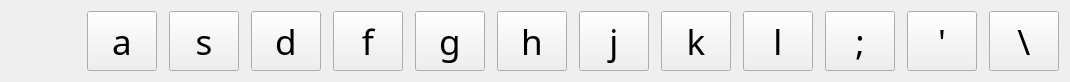
    <widget class="QWidget" name="layoutWidgetRow2">
      <property name="geometry">
        <rect>
          <x>10</x>
          <y>160</y>
          <width>1062</width>
          <height>62</height>
        </rect>
      </property>
      <property name="font">
        <font>
          <family>PT Sans</family>
          <pointsize>24</pointsize>
        </font>
      </property>
      <layout class="QHBoxLayout" name="hlRow2">
        <property name="spacing">
          <number>12</number>
        </property>
        <item>
          <spacer name="horizontalSpacer_4">
            <property name="font">
              <font>
                <family>PT Sans</family>
                <pointsize>24</pointsize>
              </font>
            </property>
            <property name="orientation">
              <enum>Qt::Horizontal</enum>
            </property>
            <property name="sizeType">
              <enum>QSizePolicy::Fixed</enum>
            </property>
            <property name="sizeHint" stdset="0">
              <size>
                <width>76</width>
                <height>20</height>
              </size>
            </property>
          </spacer>
        </item>
        <item>
          <widget class="QToolButton" name="KEY_A">
            <property name="sizePolicy">
              <sizepolicy hsizetype="MinimumExpanding" vsizetype="MinimumExpanding">
                <horstretch>0</horstretch>
                <verstretch>0</verstretch>
              </sizepolicy>
            </property>
            <property name="minimumSize">
              <size>
                <width>70</width>
                <height>60</height>
              </size>
            </property>
            <property name="maximumSize">
              <size>
                <width>70</width>
                <height>60</height>
              </size>
            </property>
            <property name="font">
              <font>
                <family>PT Sans</family>
                <pointsize>26</pointsize>
              </font>
            </property>
            <property name="focusPolicy">
              <enum>Qt::NoFocus</enum>
            </property>
            <property name="text">
              <string>a</string>
            </property>
          </widget>
        </item>
        <item>
          <widget class="QToolButton" name="KEY_S">
            <property name="sizePolicy">
              <sizepolicy hsizetype="MinimumExpanding" vsizetype="MinimumExpanding">
                <horstretch>0</horstretch>
                <verstretch>0</verstretch>
              </sizepolicy>
            </property>
            <property name="minimumSize">
              <size>
                <width>70</width>
                <height>60</height>
              </size>
            </property>
            <property name="maximumSize">
              <size>
                <width>70</width>
                <height>60</height>
              </size>
            </property>
            <property name="font">
              <font>
                <family>PT Sans</family>
                <pointsize>26</pointsize>
              </font>
            </property>
            <property name="focusPolicy">
              <enum>Qt::NoFocus</enum>
            </property>
            <property name="text">
              <string>s</string>
            </property>
          </widget>
        </item>
        <item>
          <widget class="QToolButton" name="KEY_D">
            <property name="sizePolicy">
              <sizepolicy hsizetype="MinimumExpanding" vsizetype="MinimumExpanding">
                <horstretch>0</horstretch>
                <verstretch>0</verstretch>
              </sizepolicy>
            </property>
            <property name="minimumSize">
              <size>
                <width>70</width>
                <height>60</height>
              </size>
            </property>
            <property name="maximumSize">
              <size>
                <width>70</width>
                <height>60</height>
              </size>
            </property>
            <property name="font">
              <font>
                <family>PT Sans</family>
                <pointsize>26</pointsize>
              </font>
            </property>
            <property name="focusPolicy">
              <enum>Qt::NoFocus</enum>
            </property>
            <property name="text">
              <string>d</string>
            </property>
          </widget>
        </item>
        <item>
          <widget class="QToolButton" name="KEY_F">
            <property name="sizePolicy">
              <sizepolicy hsizetype="MinimumExpanding" vsizetype="MinimumExpanding">
                <horstretch>0</horstretch>
                <verstretch>0</verstretch>
              </sizepolicy>
            </property>
            <property name="minimumSize">
              <size>
                <width>70</width>
                <height>60</height>
              </size>
            </property>
            <property name="maximumSize">
              <size>
                <width>70</width>
                <height>60</height>
              </size>
            </property>
            <property name="font">
              <font>
                <family>PT Sans</family>
                <pointsize>26</pointsize>
              </font>
            </property>
            <property name="focusPolicy">
              <enum>Qt::NoFocus</enum>
            </property>
            <property name="text">
              <string>f</string>
            </property>
          </widget>
        </item>
        <item>
          <widget class="QToolButton" name="KEY_G">
            <property name="sizePolicy">
              <sizepolicy hsizetype="MinimumExpanding" vsizetype="MinimumExpanding">
                <horstretch>0</horstretch>
                <verstretch>0</verstretch>
              </sizepolicy>
            </property>
            <property name="minimumSize">
              <size>
                <width>70</width>
                <height>60</height>
              </size>
            </property>
            <property name="maximumSize">
              <size>
                <width>70</width>
                <height>60</height>
              </size>
            </property>
            <property name="font">
              <font>
                <family>PT Sans</family>
                <pointsize>26</pointsize>
              </font>
            </property>
            <property name="focusPolicy">
              <enum>Qt::NoFocus</enum>
            </property>
            <property name="text">
              <string>g</string>
            </property>
          </widget>
        </item>
        <item>
          <widget class="QToolButton" name="KEY_H">
            <property name="sizePolicy">
              <sizepolicy hsizetype="MinimumExpanding" vsizetype="MinimumExpanding">
                <horstretch>0</horstretch>
                <verstretch>0</verstretch>
              </sizepolicy>
            </property>
            <property name="minimumSize">
              <size>
                <width>70</width>
                <height>60</height>
              </size>
            </property>
            <property name="maximumSize">
              <size>
                <width>70</width>
                <height>60</height>
              </size>
            </property>
            <property name="font">
              <font>
                <family>PT Sans</family>
                <pointsize>26</pointsize>
              </font>
            </property>
            <property name="focusPolicy">
              <enum>Qt::NoFocus</enum>
            </property>
            <property name="text">
              <string>h</string>
            </property>
          </widget>
        </item>
        <item>
          <widget class="QToolButton" name="KEY_J">
            <property name="sizePolicy">
              <sizepolicy hsizetype="MinimumExpanding" vsizetype="MinimumExpanding">
                <horstretch>0</horstretch>
                <verstretch>0</verstretch>
              </sizepolicy>
            </property>
            <property name="minimumSize">
              <size>
                <width>70</width>
                <height>60</height>
              </size>
            </property>
            <property name="maximumSize">
              <size>
                <width>70</width>
                <height>60</height>
              </size>
            </property>
            <property name="font">
              <font>
                <family>PT Sans</family>
                <pointsize>26</pointsize>
              </font>
            </property>
            <property name="focusPolicy">
              <enum>Qt::NoFocus</enum>
            </property>
            <property name="text">
              <string>j</string>
            </property>
          </widget>
        </item>
        <item>
          <widget class="QToolButton" name="KEY_K">
            <property name="sizePolicy">
              <sizepolicy hsizetype="MinimumExpanding" vsizetype="MinimumExpanding">
                <horstretch>0</horstretch>
                <verstretch>0</verstretch>
              </sizepolicy>
            </property>
            <property name="minimumSize">
              <size>
                <width>70</width>
                <height>60</height>
              </size>
            </property>
            <property name="maximumSize">
              <size>
                <width>70</width>
                <height>60</height>
              </size>
            </property>
            <property name="font">
              <font>
                <family>PT Sans</family>
                <pointsize>26</pointsize>
              </font>
            </property>
            <property name="focusPolicy">
              <enum>Qt::NoFocus</enum>
            </property>
            <property name="text">
              <string>k</string>
            </property>
          </widget>
        </item>
        <item>
          <widget class="QToolButton" name="KEY_L">
            <property name="sizePolicy">
              <sizepolicy hsizetype="MinimumExpanding" vsizetype="MinimumExpanding">
                <horstretch>0</horstretch>
                <verstretch>0</verstretch>
              </sizepolicy>
            </property>
            <property name="minimumSize">
              <size>
                <width>70</width>
                <height>60</height>
              </size>
            </property>
            <property name="maximumSize">
              <size>
                <width>70</width>
                <height>60</height>
              </size>
            </property>
            <property name="font">
              <font>
                <family>PT Sans</family>
                <pointsize>26</pointsize>
              </font>
            </property>
            <property name="focusPolicy">
              <enum>Qt::NoFocus</enum>
            </property>
            <property name="text">
              <string>l</string>
            </property>
          </widget>
        </item>
        <item>
          <widget class="QToolButton" name="KEY_SEMICOLON">
            <property name="sizePolicy">
              <sizepolicy hsizetype="Minimum" vsizetype="Minimum">
                <horstretch>0</horstretch>
                <verstretch>0</verstretch>
              </sizepolicy>
            </property>
            <property name="minimumSize">
              <size>
                <width>70</width>
                <height>60</height>
              </size>
            </property>
            <property name="maximumSize">
              <size>
                <width>70</width>
                <height>60</height>
              </size>
            </property>
            <property name="font">
              <font>
                <family>PT Sans</family>
                <pointsize>26</pointsize>
              </font>
            </property>
            <property name="focusPolicy">
              <enum>Qt::NoFocus</enum>
            </property>
            <property name="text">
              <string>;</string>
            </property>
          </widget>
        </item>
        <item>
          <widget class="QToolButton" name="KEY_APOSTROPHE">
            <property name="sizePolicy">
              <sizepolicy hsizetype="MinimumExpanding" vsizetype="MinimumExpanding">
                <horstretch>0</horstretch>
                <verstretch>0</verstretch>
              </sizepolicy>
            </property>
            <property name="minimumSize">
              <size>
                <width>70</width>
                <height>60</height>
              </size>
            </property>
            <property name="maximumSize">
              <size>
                <width>70</width>
                <height>60</height>
              </size>
            </property>
            <property name="font">
              <font>
                <family>PT Sans</family>
                <pointsize>26</pointsize>
              </font>
            </property>
            <property name="focusPolicy">
              <enum>Qt::NoFocus</enum>
            </property>
            <property name="text">
              <string>'</string>
            </property>
          </widget>
        </item>
        <item>
          <widget class="QToolButton" name="KEY_BACKSLASH">
            <property name="sizePolicy">
              <sizepolicy hsizetype="MinimumExpanding" vsizetype="MinimumExpanding">
                <horstretch>0</horstretch>
                <verstretch>0</verstretch>
              </sizepolicy>
            </property>
            <property name="minimumSize">
              <size>
                <width>70</width>
                <height>60</height>
              </size>
            </property>
            <property name="maximumSize">
              <size>
                <width>70</width>
                <height>60</height>
              </size>
            </property>
            <property name="font">
              <font>
                <family>PT Sans</family>
                <pointsize>26</pointsize>
              </font>
            </property>
            <property name="focusPolicy">
              <enum>Qt::NoFocus</enum>
            </property>
            <property name="text">
              <string>\</string>
            </property>
          </widget>
        </item>
      </layout>
    </widget>
